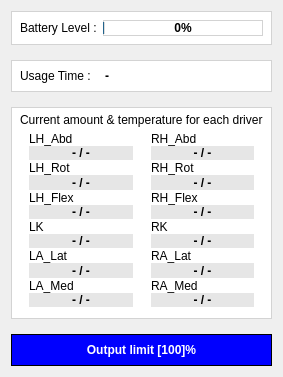
     <widget class="QWidget" name="MiddleCol" native="true">
      <property name="sizePolicy">
       <sizepolicy hsizetype="Expanding" vsizetype="Expanding">
        <horstretch>0</horstretch>
        <verstretch>0</verstretch>
       </sizepolicy>
      </property>
      <property name="styleSheet">
       <string notr="true">QWidget{
 background-color: none;
border: none
}</string>
      </property>
      <layout class="QVBoxLayout" name="verticalLayout_3" stretch="5,5,50,4">
       <property name="spacing">
        <number>15</number>
       </property>
       <item>
        <widget class="QWidget" name="battery_widget" native="true">
         <property name="styleSheet">
          <string notr="true">QWidget{
background-color: rgb(255, 255, 255);
border: 1px solid rgb(211, 211, 211)

}</string>
         </property>
         <layout class="QHBoxLayout" name="horizontalLayout_4">
          <item>
           <widget class="QLabel" name="battery_level">
            <property name="styleSheet">
             <string notr="true">QLabel{

border: none;
font: 8pt &quot;MS Shell Dlg 2&quot;;

}

</string>
            </property>
            <property name="text">
             <string>Battery Level :</string>
            </property>
           </widget>
          </item>
          <item>
           <widget class="QProgressBar" name="progressBar">
            <property name="sizePolicy">
             <sizepolicy hsizetype="Expanding" vsizetype="Expanding">
              <horstretch>0</horstretch>
              <verstretch>0</verstretch>
             </sizepolicy>
            </property>
            <property name="styleSheet">
             <string notr="true">QProgressBar{
font-weight: bold;

}</string>
            </property>
            <property name="value">
             <number>0</number>
            </property>
            <property name="alignment">
             <set>Qt::AlignCenter</set>
            </property>
            <property name="invertedAppearance">
             <bool>false</bool>
            </property>
            <property name="textDirection">
             <enum>QProgressBar::TopToBottom</enum>
            </property>
           </widget>
          </item>
         </layout>
        </widget>
       </item>
       <item>
        <widget class="QWidget" name="time_widget" native="true">
         <property name="styleSheet">
          <string notr="true">QWidget{
background-color: rgb(255, 255, 255);
border: 1px solid rgb(211, 211, 211)

}</string>
         </property>
         <layout class="QHBoxLayout" name="horizontalLayout_5" stretch="1,2">
          <item>
           <widget class="QLabel" name="label_2">
            <property name="styleSheet">
             <string notr="true">QLabel{

border: none;
font: 8pt &quot;MS Shell Dlg 2&quot;;

}

</string>
            </property>
            <property name="text">
             <string>Usage Time : </string>
            </property>
           </widget>
          </item>
          <item>
           <widget class="QLabel" name="label_usage_time">
            <property name="styleSheet">
             <string notr="true">QLabel{
font: 12pt &quot;MS Shell Dlg 2&quot;;
font-weight: bold;
border: none


}</string>
            </property>
            <property name="text">
             <string>-</string>
            </property>
           </widget>
          </item>
         </layout>
        </widget>
       </item>
       <item>
        <widget class="QWidget" name="driver_info_widget" native="true">
         <property name="styleSheet">
          <string notr="true">QWidget{
background-color: rgb(255, 255, 255);
border: 1px solid rgb(211, 211, 211);

}</string>
         </property>
         <layout class="QVBoxLayout" name="verticalLayout_4" stretch="0,1">
          <property name="spacing">
           <number>4</number>
          </property>
          <property name="topMargin">
           <number>6</number>
          </property>
          <property name="bottomMargin">
           <number>6</number>
          </property>
          <item>
           <widget class="QLabel" name="label">
            <property name="styleSheet">
             <string notr="true">QLabel{
border:none;
font: 7pt &quot;MS Shell Dlg 2&quot;;


}</string>
            </property>
            <property name="text">
             <string>Current amount &amp; temperature for each driver</string>
            </property>
           </widget>
          </item>
          <item>
           <layout class="QGridLayout" name="gridLayout_2">
            <property name="bottomMargin">
             <number>6</number>
            </property>
            <property name="spacing">
             <number>0</number>
            </property>
            <item row="2" column="1">
             <widget class="QWidget" name="widget_12" native="true">
              <property name="styleSheet">
               <string notr="true">QWidget{
border:none
}</string>
              </property>
              <layout class="QVBoxLayout" name="verticalLayout_11">
               <property name="spacing">
                <number>0</number>
               </property>
               <property name="topMargin">
                <number>0</number>
               </property>
               <property name="bottomMargin">
                <number>0</number>
               </property>
               <item>
                <widget class="QLabel" name="label_7">
                 <property name="styleSheet">
                  <string notr="true">QLabel{
font: 8pt &quot;MS Shell Dlg 2&quot;;
}</string>
                 </property>
                 <property name="text">
                  <string>RH_Flex</string>
                 </property>
                </widget>
               </item>
               <item>
                <widget class="QLabel" name="label_20">
                 <property name="styleSheet">
                  <string notr="true">QLabel{
    border: none;
    background-color: rgb(230, 230, 230);
    
	font: 100 8pt &quot;MS Shell Dlg 2&quot;;
font-weight:bold
	

}</string>
                 </property>
                 <property name="text">
                  <string>- / -</string>
                 </property>
                 <property name="alignment">
                  <set>Qt::AlignCenter</set>
                 </property>
                </widget>
               </item>
              </layout>
             </widget>
            </item>
            <item row="4" column="1">
             <widget class="QWidget" name="widget_14" native="true">
              <property name="styleSheet">
               <string notr="true">QWidget{
border:none
}</string>
              </property>
              <layout class="QVBoxLayout" name="verticalLayout_15">
               <property name="spacing">
                <number>0</number>
               </property>
               <property name="topMargin">
                <number>0</number>
               </property>
               <property name="bottomMargin">
                <number>0</number>
               </property>
               <item>
                <widget class="QLabel" name="label_12">
                 <property name="styleSheet">
                  <string notr="true">QLabel{
font: 8pt &quot;MS Shell Dlg 2&quot;;
}</string>
                 </property>
                 <property name="text">
                  <string>RA_Lat</string>
                 </property>
                </widget>
               </item>
               <item>
                <widget class="QLabel" name="label_24">
                 <property name="styleSheet">
                  <string notr="true">QLabel{
    border: none;
    background-color: rgb(230, 230, 230);
    
	font: 100 8pt &quot;MS Shell Dlg 2&quot;;
font-weight:bold
	

}</string>
                 </property>
                 <property name="text">
                  <string>- / -</string>
                 </property>
                 <property name="alignment">
                  <set>Qt::AlignCenter</set>
                 </property>
                </widget>
               </item>
              </layout>
             </widget>
            </item>
            <item row="5" column="1">
             <widget class="QWidget" name="widget_15" native="true">
              <property name="styleSheet">
               <string notr="true">QWidget{
border:none
}</string>
              </property>
              <layout class="QVBoxLayout" name="verticalLayout_16">
               <property name="spacing">
                <number>0</number>
               </property>
               <property name="topMargin">
                <number>0</number>
               </property>
               <property name="bottomMargin">
                <number>0</number>
               </property>
               <item>
                <widget class="QLabel" name="label_15">
                 <property name="styleSheet">
                  <string notr="true">QLabel{
font: 8pt &quot;MS Shell Dlg 2&quot;;
}</string>
                 </property>
                 <property name="text">
                  <string>RA_Med</string>
                 </property>
                </widget>
               </item>
               <item>
                <widget class="QLabel" name="label_26">
                 <property name="styleSheet">
                  <string notr="true">QLabel{
    border: none;
    background-color: rgb(230, 230, 230);
    
	font: 100 8pt &quot;MS Shell Dlg 2&quot;;
font-weight:bold
	

}</string>
                 </property>
                 <property name="text">
                  <string>- / -</string>
                 </property>
                 <property name="alignment">
                  <set>Qt::AlignCenter</set>
                 </property>
                </widget>
               </item>
              </layout>
             </widget>
            </item>
            <item row="3" column="1">
             <widget class="QWidget" name="widget_13" native="true">
              <property name="styleSheet">
               <string notr="true">QWidget{
border:none
}</string>
              </property>
              <layout class="QVBoxLayout" name="verticalLayout_13">
               <property name="spacing">
                <number>0</number>
               </property>
               <property name="topMargin">
                <number>0</number>
               </property>
               <property name="bottomMargin">
                <number>0</number>
               </property>
               <item>
                <widget class="QLabel" name="label_10">
                 <property name="styleSheet">
                  <string notr="true">QLabel{
font: 8pt &quot;MS Shell Dlg 2&quot;;
}
</string>
                 </property>
                 <property name="text">
                  <string>RK</string>
                 </property>
                </widget>
               </item>
               <item>
                <widget class="QLabel" name="label_22">
                 <property name="styleSheet">
                  <string notr="true">QLabel{
    border: none;
    background-color: rgb(230, 230, 230);
    
	font: 100 8pt &quot;MS Shell Dlg 2&quot;;
font-weight:bold
	

}</string>
                 </property>
                 <property name="text">
                  <string>- / -</string>
                 </property>
                 <property name="alignment">
                  <set>Qt::AlignCenter</set>
                 </property>
                </widget>
               </item>
              </layout>
             </widget>
            </item>
            <item row="0" column="0">
             <widget class="QWidget" name="widget" native="true">
              <property name="styleSheet">
               <string notr="true">QWidget{
border:none
}</string>
              </property>
              <layout class="QVBoxLayout" name="verticalLayout_5">
               <property name="spacing">
                <number>0</number>
               </property>
               <property name="topMargin">
                <number>0</number>
               </property>
               <property name="bottomMargin">
                <number>0</number>
               </property>
               <item>
                <widget class="QLabel" name="label_3">
                 <property name="styleSheet">
                  <string notr="true">QLabel{
font: 8pt &quot;MS Shell Dlg 2&quot;;
}</string>
                 </property>
                 <property name="text">
                  <string>LH_Abd</string>
                 </property>
                 <property name="wordWrap">
                  <bool>false</bool>
                 </property>
                </widget>
               </item>
               <item>
                <widget class="QLabel" name="label_13">
                 <property name="styleSheet">
                  <string notr="true">QLabel{
    border: none;
    background-color: rgb(230, 230, 230);
    
	font: 100 8pt &quot;MS Shell Dlg 2&quot;;
font-weight:bold
	

}</string>
                 </property>
                 <property name="text">
                  <string>- / -</string>
                 </property>
                 <property name="alignment">
                  <set>Qt::AlignCenter</set>
                 </property>
                </widget>
               </item>
              </layout>
             </widget>
            </item>
            <item row="1" column="0">
             <widget class="QWidget" name="widget_3" native="true">
              <property name="styleSheet">
               <string notr="true">QWidget{
border:none
}
</string>
              </property>
              <layout class="QVBoxLayout" name="verticalLayout_8">
               <property name="spacing">
                <number>0</number>
               </property>
               <property name="topMargin">
                <number>0</number>
               </property>
               <property name="bottomMargin">
                <number>0</number>
               </property>
               <item>
                <widget class="QLabel" name="label_5">
                 <property name="styleSheet">
                  <string notr="true">QLabel{
font: 8pt &quot;MS Shell Dlg 2&quot;;
}</string>
                 </property>
                 <property name="text">
                  <string>LH_Rot</string>
                 </property>
                </widget>
               </item>
               <item>
                <widget class="QLabel" name="label_17">
                 <property name="styleSheet">
                  <string notr="true">QLabel{
    border: none;
    background-color: rgb(230, 230, 230);
    
	font: 100 8pt &quot;MS Shell Dlg 2&quot;;
font-weight:bold
	

}</string>
                 </property>
                 <property name="text">
                  <string>- / -</string>
                 </property>
                 <property name="alignment">
                  <set>Qt::AlignCenter</set>
                 </property>
                </widget>
               </item>
              </layout>
             </widget>
            </item>
            <item row="0" column="1">
             <widget class="QWidget" name="widget_2" native="true">
              <property name="styleSheet">
               <string notr="true">QWidget{
border:none
}
</string>
              </property>
              <layout class="QVBoxLayout" name="verticalLayout_6">
               <property name="spacing">
                <number>0</number>
               </property>
               <property name="topMargin">
                <number>0</number>
               </property>
               <property name="bottomMargin">
                <number>0</number>
               </property>
               <item>
                <widget class="QLabel" name="label_4">
                 <property name="styleSheet">
                  <string notr="true">QLabel{
font: 8pt &quot;MS Shell Dlg 2&quot;;
}</string>
                 </property>
                 <property name="text">
                  <string>RH_Abd</string>
                 </property>
                </widget>
               </item>
               <item>
                <widget class="QLabel" name="label_16">
                 <property name="styleSheet">
                  <string notr="true">QLabel{
    border: none;
    background-color: rgb(230, 230, 230);
    
	font: 100 8pt &quot;MS Shell Dlg 2&quot;;
font-weight:bold
	

}</string>
                 </property>
                 <property name="text">
                  <string>- / -</string>
                 </property>
                 <property name="alignment">
                  <set>Qt::AlignCenter</set>
                 </property>
                </widget>
               </item>
              </layout>
             </widget>
            </item>
            <item row="4" column="0">
             <widget class="QWidget" name="widget_8" native="true">
              <property name="styleSheet">
               <string notr="true">QWidget{
border:none
}</string>
              </property>
              <layout class="QVBoxLayout" name="verticalLayout_14">
               <property name="spacing">
                <number>0</number>
               </property>
               <property name="topMargin">
                <number>0</number>
               </property>
               <property name="bottomMargin">
                <number>0</number>
               </property>
               <item>
                <widget class="QLabel" name="label_11">
                 <property name="styleSheet">
                  <string notr="true">QLabel{
font: 8pt &quot;MS Shell Dlg 2&quot;;
}</string>
                 </property>
                 <property name="text">
                  <string>LA_Lat</string>
                 </property>
                </widget>
               </item>
               <item>
                <widget class="QLabel" name="label_23">
                 <property name="styleSheet">
                  <string notr="true">QLabel{
    border: none;
    background-color: rgb(230, 230, 230);
    
	font: 100 8pt &quot;MS Shell Dlg 2&quot;;
font-weight:bold
	

}</string>
                 </property>
                 <property name="text">
                  <string>- / -</string>
                 </property>
                 <property name="alignment">
                  <set>Qt::AlignCenter</set>
                 </property>
                </widget>
               </item>
              </layout>
             </widget>
            </item>
            <item row="2" column="0">
             <widget class="QWidget" name="widget_5" native="true">
              <property name="styleSheet">
               <string notr="true">QWidget{
border:none
}</string>
              </property>
              <layout class="QVBoxLayout" name="verticalLayout_10">
               <property name="spacing">
                <number>0</number>
               </property>
               <property name="topMargin">
                <number>0</number>
               </property>
               <property name="bottomMargin">
                <number>0</number>
               </property>
               <item>
                <widget class="QLabel" name="label_8">
                 <property name="styleSheet">
                  <string notr="true">QLabel{
font: 8pt &quot;MS Shell Dlg 2&quot;;
}</string>
                 </property>
                 <property name="text">
                  <string>LH_Flex</string>
                 </property>
                </widget>
               </item>
               <item>
                <widget class="QLabel" name="label_19">
                 <property name="styleSheet">
                  <string notr="true">QLabel{
    border: none;
    background-color: rgb(230, 230, 230);
    
	font: 100 8pt &quot;MS Shell Dlg 2&quot;;
font-weight:bold
	

}</string>
                 </property>
                 <property name="text">
                  <string>- / -</string>
                 </property>
                 <property name="alignment">
                  <set>Qt::AlignCenter</set>
                 </property>
                </widget>
               </item>
              </layout>
             </widget>
            </item>
            <item row="3" column="0">
             <widget class="QWidget" name="widget_7" native="true">
              <property name="styleSheet">
               <string notr="true">QWidget{
border:none
}</string>
              </property>
              <layout class="QVBoxLayout" name="verticalLayout_12">
               <property name="spacing">
                <number>0</number>
               </property>
               <property name="topMargin">
                <number>0</number>
               </property>
               <property name="bottomMargin">
                <number>0</number>
               </property>
               <item>
                <widget class="QLabel" name="label_9">
                 <property name="styleSheet">
                  <string notr="true">QLabel{
font: 8pt &quot;MS Shell Dlg 2&quot;;
}</string>
                 </property>
                 <property name="text">
                  <string>LK</string>
                 </property>
                </widget>
               </item>
               <item>
                <widget class="QLabel" name="label_21">
                 <property name="styleSheet">
                  <string notr="true">QLabel{
    border: none;
    background-color: rgb(230, 230, 230);
    
	font: 100 8pt &quot;MS Shell Dlg 2&quot;;
font-weight:bold
	

}</string>
                 </property>
                 <property name="text">
                  <string>- / -</string>
                 </property>
                 <property name="alignment">
                  <set>Qt::AlignCenter</set>
                 </property>
                </widget>
               </item>
              </layout>
             </widget>
            </item>
            <item row="1" column="1">
             <widget class="QWidget" name="widget_4" native="true">
              <property name="styleSheet">
               <string notr="true">QWidget{
border:none
}</string>
              </property>
              <layout class="QVBoxLayout" name="verticalLayout_9">
               <property name="spacing">
                <number>0</number>
               </property>
               <property name="topMargin">
                <number>0</number>
               </property>
               <property name="bottomMargin">
                <number>0</number>
               </property>
               <item>
                <widget class="QLabel" name="label_6">
                 <property name="styleSheet">
                  <string notr="true">QLabel{
font: 8pt &quot;MS Shell Dlg 2&quot;;
}</string>
                 </property>
                 <property name="text">
                  <string>RH_Rot</string>
                 </property>
                </widget>
               </item>
               <item>
                <widget class="QLabel" name="label_18">
                 <property name="styleSheet">
                  <string notr="true">QLabel{
    border: none;
    background-color: rgb(230, 230, 230);
    
	font: 100 8pt &quot;MS Shell Dlg 2&quot;;
font-weight:bold
	

}</string>
                 </property>
                 <property name="text">
                  <string>- / -</string>
                 </property>
                 <property name="alignment">
                  <set>Qt::AlignCenter</set>
                 </property>
                </widget>
               </item>
              </layout>
             </widget>
            </item>
            <item row="5" column="0">
             <widget class="QWidget" name="widget_9" native="true">
              <property name="styleSheet">
               <string notr="true">QWidget{
border:none
}</string>
              </property>
              <layout class="QVBoxLayout" name="verticalLayout_17">
               <property name="spacing">
                <number>0</number>
               </property>
               <property name="topMargin">
                <number>0</number>
               </property>
               <property name="bottomMargin">
                <number>0</number>
               </property>
               <item>
                <widget class="QLabel" name="label_14">
                 <property name="styleSheet">
                  <string notr="true">QLabel{
font: 8pt &quot;MS Shell Dlg 2&quot;;
}</string>
                 </property>
                 <property name="text">
                  <string>LA_Med</string>
                 </property>
                </widget>
               </item>
               <item>
                <widget class="QLabel" name="label_25">
                 <property name="styleSheet">
                  <string notr="true">QLabel{
    border: none;
    background-color: rgb(230, 230, 230);
    
	font: 100 8pt &quot;MS Shell Dlg 2&quot;;
font-weight:bold
	

}</string>
                 </property>
                 <property name="text">
                  <string>- / -</string>
                 </property>
                 <property name="alignment">
                  <set>Qt::AlignCenter</set>
                 </property>
                </widget>
               </item>
              </layout>
             </widget>
            </item>
           </layout>
          </item>
         </layout>
        </widget>
       </item>
       <item>
        <widget class="QWidget" name="widget_6" native="true">
         <property name="cursor">
          <cursorShape>PointingHandCursor</cursorShape>
         </property>
         <property name="styleSheet">
          <string notr="true">QWidget{
 background-color: blue;
border: 1px solid black
}

QWidget:hover{
  cursor: pointer;
	background-color: rgb(0, 85, 255);
}

</string>
         </property>
         <layout class="QHBoxLayout" name="horizontalLayout_3">
          <item>
           <widget class="QPushButton" name="pushButton_2">
            <property name="styleSheet">
             <string notr="true">QPushButton{
 color: white;
 border : none;
	font: 12pt &quot;MS Shell Dlg 2&quot;;
font-weight: bold;
background-color : none


}</string>
            </property>
            <property name="text">
             <string>Output limit [100]%</string>
            </property>
           </widget>
          </item>
         </layout>
        </widget>
       </item>
      </layout>
     </widget>
